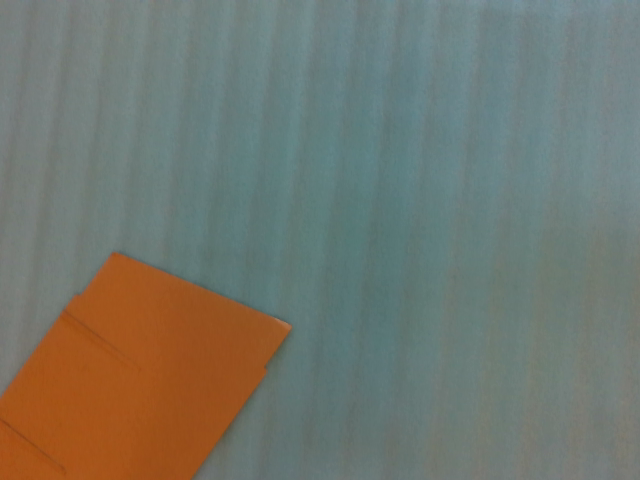
#> input picture test_images/photo_8.png, 640 x 480 px, found by its file name
$ python pipeline.py
#> lines starting #> are read from the running program, lines starting #| are printed output that depends on the picture; after the words box and inside, x2 and y2 are one past the last pixel; in counts of white or black regions, pixels touching at a corner belong together
#> in main, img is the input picture: shape (480, 640, 3); mean B, G, R 108.9, 118.6, 114.4
### lib/color_segmentation.py
"""
Segmentation of an image using HSV color space.
"""
import cv2
import numpy as np
from typing import Tuple, List

LOWER_BACKGROUND_COLOR = [20, 0, 0]
UPPER_BACKGROUND_COLOR = [120, 255, 255]

def get_mask(img: np.ndarray) -> np.ndarray:
    """
    Returns the mask of the image.
    """
    mask = cv2.inRange(cv2.cvtColor(img, cv2.COLOR_BGR2HSV), np.array(LOWER_BACKGROUND_COLOR), np.array(UPPER_BACKGROUND_COLOR))
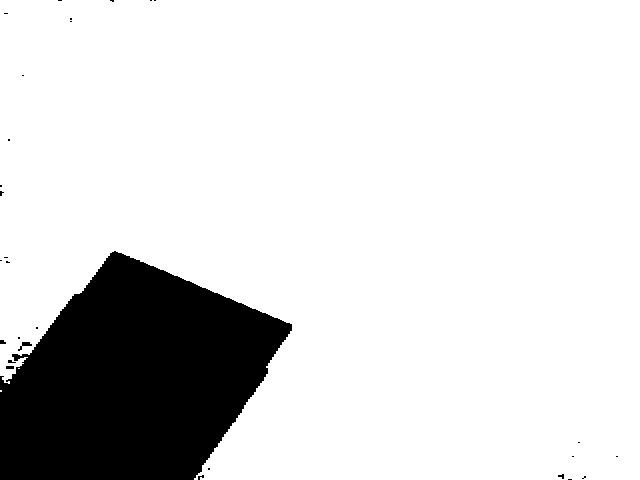
#> mask: shape (480, 640); 85.1% white; 29 black regions (25 under 20 px), largest, box (x1, y1, x2, y2) and area: (0, 251, 292, 480) 45462, (18, 342, 32, 351) 48, (6, 366, 14, 369) 24, (0, 340, 6, 344) 20
    mask = cv2.bitwise_not(mask)
    # remove noise from the picture
    num_labels, labels, stats, centroids = cv2.connectedComponentsWithStats(mask, connectivity=8)
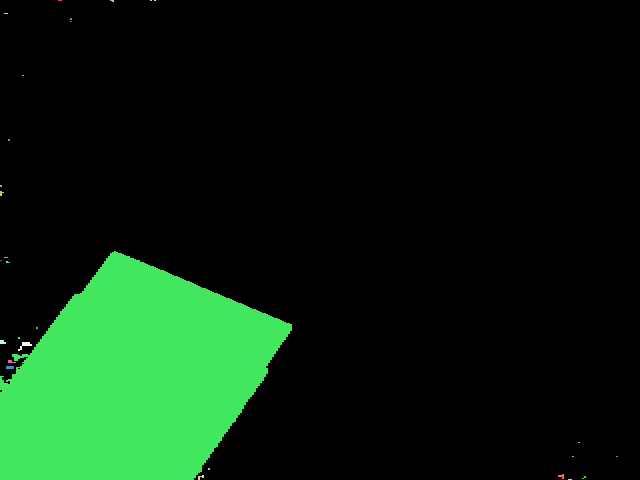
#> labels: shape (480, 640) int32; 30 distinct labels, from 0 to 29; one colour per label, 0 black
#> num_labels = 30; stats = 30 rows, first 6: [0, 0, 640, 480, 261510], [58, 0, 4, 1, 4], [110, 0, 4, 2, 6], [150, 0, 2, 1, 2], [154, 0, 2, 1, 2], [4, 13, 4, 1, 4]; centroids = 30 pairs, first value 0.5 to 616.5, second value 0 to 479
    sizes = stats[1:, -1]  # Get sizes of components, excluding the background
#> sizes = 29 values, max 45462 at index 11, min 2 at index 2, mean 1575.5
    min_size = 1000  # Minimum size of components to keep

    new_mask = np.zeros(mask.shape, dtype=np.uint8)

    for i in range(1, num_labels):
        if sizes[i - 1] >= min_size:
            new_mask[labels == i] = 255
#> new_mask: shape (480, 640); 14.8% white; 1 white region, box (x1, y1, x2, y2) and area: (0, 251, 292, 480) 45462

    mask = new_mask
    return mask

def segment_img(img: np.ndarray) -> np.ndarray:
    """
    Segments the image.
    """
    mask = get_mask(img)
    masked_img = cv2.bitwise_and(img, img, mask=mask)
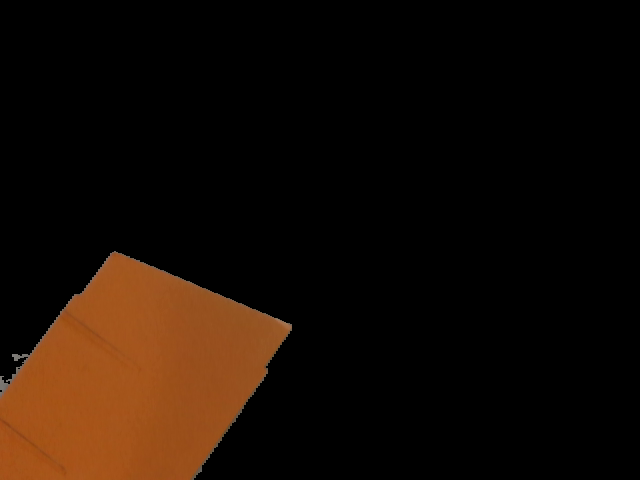
#> masked_img: shape (480, 640, 3); mean B, G, R 4.4, 12.3, 23.4
    return masked_img

### lib/edges.py
"""
Method for edge detection.

This module is made as a separate file to allow for future upgrades, for now, we implement the basic Canny edge detection.
"""
import cv2
import numpy as np
from typing import Tuple, List

def get_edges(image: np.ndarray) -> np.ndarray:
    """
    Get edges from an image using Canny edge detection.

    Args:
        image (numpy.ndarray): The input image.

    Returns:
        numpy.ndarray: The edges detected in the image.
    """
    # Convert to grayscale if the image is in color
    if len(image.shape) == 3:
        gray_image = cv2.cvtColor(image, cv2.COLOR_BGR2GRAY)
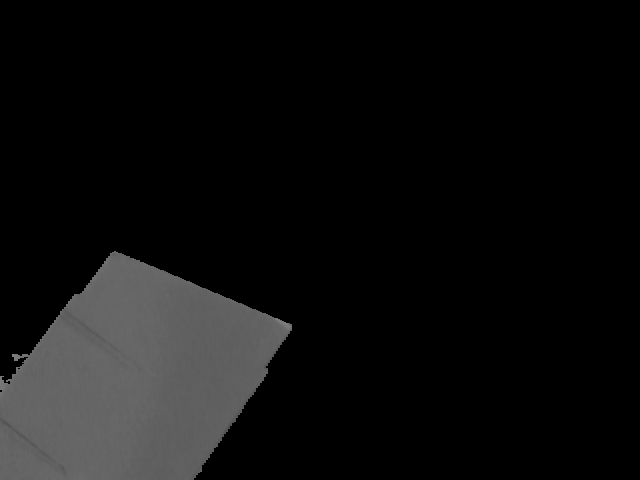
#> gray_image: shape (480, 640); min 0, max 130, mean 14.7
    else:
        gray_image = image

    # Apply Canny edge detection
    edges = cv2.Canny(gray_image, 10, 50)
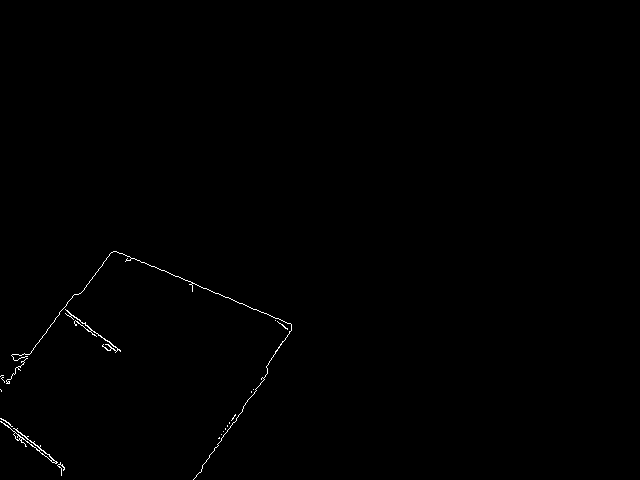
#> edges: shape (480, 640); 0.33% white in thin lines or dots, all inside (x1, y1, x2, y2) = (0, 251, 292, 480)

    return edges

### lib/utils.py
"""
Utility functions for camera calibration and image processing.
"""
import cv2
import numpy as np
import yaml
import os
from typing import Tuple

# save the camera matrix and distortion coefficients to a yaml file
# [11 lines left out: function save_camera_params, not called in this run]

# load the camera matrix and distortion coefficients from a yaml file
def load_camera_params(filename: str='camera_params.yaml') -> Tuple[np.ndarray, np.ndarray]:
    """
    Load camera parameters from a YAML file.
    Args:
        filename (str): Path to the YAML file.
    Returns:
        Tuple[np.ndarray, np.ndarray]: Camera matrix and distortion coefficients.
    """

#> (the run stopped early here; a loop or call above may not have finished)

$ run again, with test_images/photo_0.png copied over test_images/photo_8.png
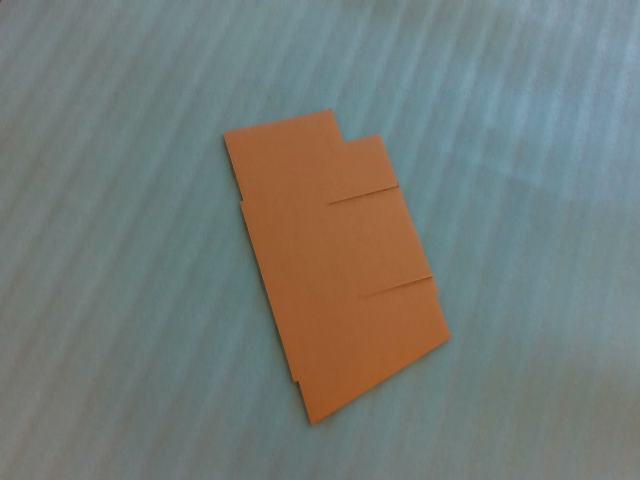
#> input picture test_images/photo_0.png, 640 x 480 px, found by its file name
#> in main, img is the input picture: shape (480, 640, 3); mean B, G, R 118.2, 123, 116.3
#> in get_mask, `mask = cv2.inRange(cv2.cvtColor(img, cv2.COLOR_BGR2HSV), np.array(LOWE..`:
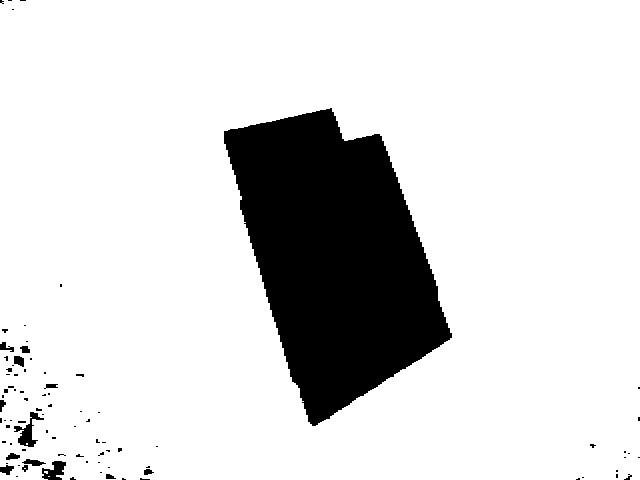
#> mask: shape (480, 640); 85.3% white; 87 black regions (72 under 20 px), largest, box (x1, y1, x2, y2) and area: (224, 108, 452, 426) 43496, (14, 412, 44, 447) 364, (42, 461, 66, 480) 280
#> labels: shape (480, 640) int32; 88 distinct labels, from 0 to 87
#> num_labels = 88; stats = 88 rows, first 6: [0, 0, 640, 480, 261900], [0, 0, 4, 4, 10], [8, 0, 4, 1, 4], [20, 0, 6, 1, 6], [12, 9, 2, 1, 2], [224, 108, 228, 318, 43496]; centroids = 88 pairs, first value 0.5 to 638.5, second value 0 to 478.8
#> sizes = 87 values, max 43496 at index 4, min 2 at index 3, mean 520.7
#> in get_edges, `edges = cv2.Canny(gray_image, 10, 50)`:
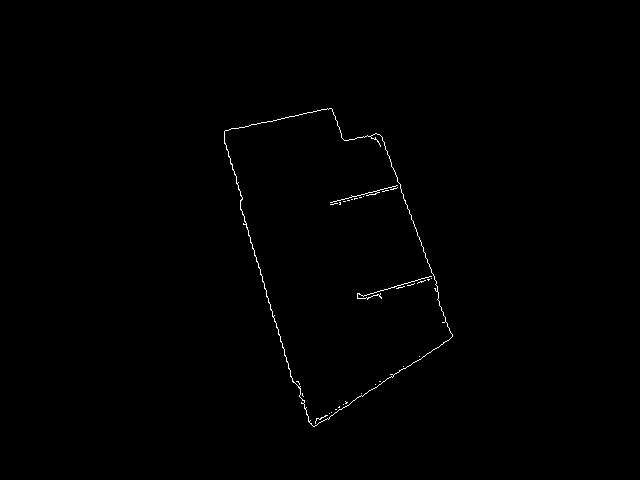
#> edges: shape (480, 640); 0.4% white in thin lines or dots, all inside (x1, y1, x2, y2) = (224, 108, 453, 427)

$ run again, with test_images/photo_1.png copied over test_images/photo_8.png
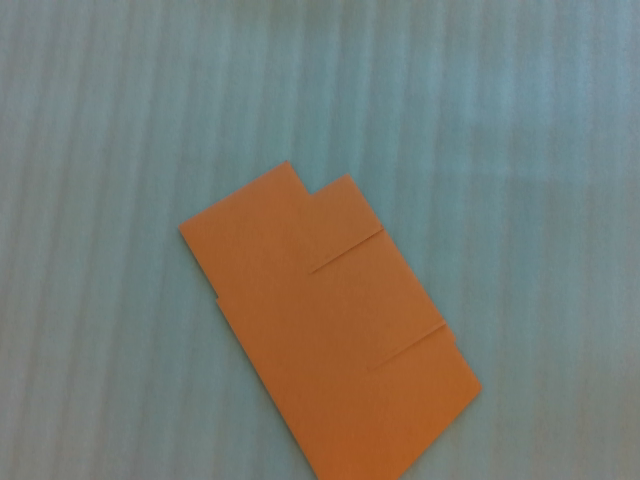
#> input picture test_images/photo_1.png, 640 x 480 px, found by its file name
#> in main, img is the input picture: shape (480, 640, 3); mean B, G, R 115.1, 123.1, 120.5
#> in get_mask, `mask = cv2.inRange(cv2.cvtColor(img, cv2.COLOR_BGR2HSV), np.array(LOWE..`:
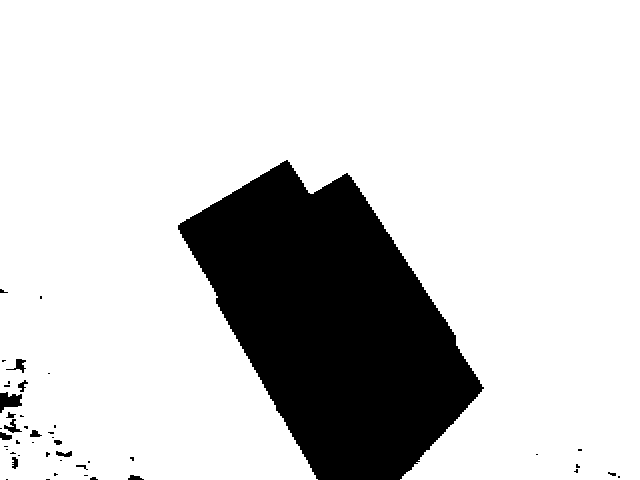
#> mask: shape (480, 640); 81.4% white; 46 black regions (32 under 20 px), largest, box (x1, y1, x2, y2) and area: (178, 160, 484, 480) 55928, (0, 392, 22, 413) 286, (6, 359, 26, 373) 102
#> labels: shape (480, 640) int32; 47 distinct labels, from 0 to 46
#> num_labels = 47; stats = 47 rows, first 6: [0, 0, 640, 480, 250106], [178, 160, 306, 320, 55928], [0, 289, 8, 4, 18], [40, 296, 2, 3, 6], [6, 359, 20, 14, 102], [2, 360, 4, 2, 6]; centroids = 47 pairs, first value 0.5 to 618.5, second value 219.9 to 479
#> sizes = 46 values, max 55928 at index 0, min 2 at index 5, mean 1241.2
#> in get_edges, `edges = cv2.Canny(gray_image, 10, 50)`:
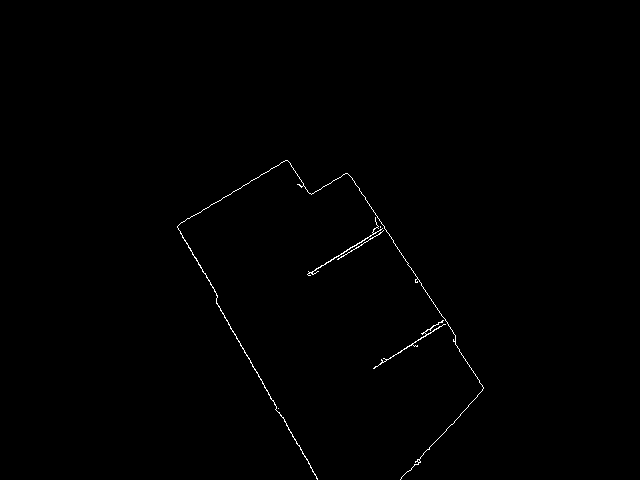
#> edges: shape (480, 640); 0.39% white in thin lines or dots, all inside (x1, y1, x2, y2) = (177, 160, 484, 480)

$ run again, with test_images/photo_10.png copied over test_images/photo_8.png
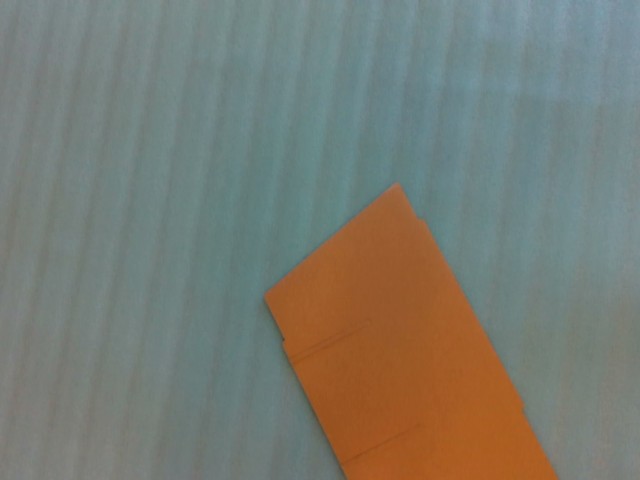
#> input picture test_images/photo_10.png, 640 x 480 px, found by its file name
#> in main, img is the input picture: shape (480, 640, 3); mean B, G, R 114.2, 123.5, 120.6
#> in get_mask, `mask = cv2.inRange(cv2.cvtColor(img, cv2.COLOR_BGR2HSV), np.array(LOWE..`:
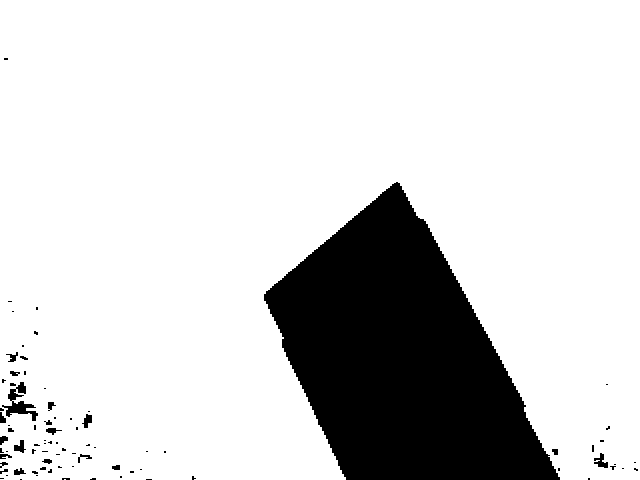
#> mask: shape (480, 640); 82.9% white; 82 black regions (60 under 20 px), largest, box (x1, y1, x2, y2) and area: (264, 182, 560, 480) 50688, (2, 382, 38, 421) 486, (594, 453, 608, 468) 106
#> labels: shape (480, 640) int32; 83 distinct labels, from 0 to 82
#> num_labels = 83; stats = 83 rows, first 6: [0, 0, 640, 480, 254746], [4, 58, 4, 2, 8], [264, 182, 296, 298, 50688], [8, 301, 4, 1, 4], [36, 307, 2, 3, 6], [12, 311, 2, 1, 2]; centroids = 83 pairs, first value 0.833 to 635.5, second value 58.5 to 479
#> sizes = 82 values, max 50688 at index 1, min 2 at index 4, mean 639.7
#> in get_edges, `edges = cv2.Canny(gray_image, 10, 50)`:
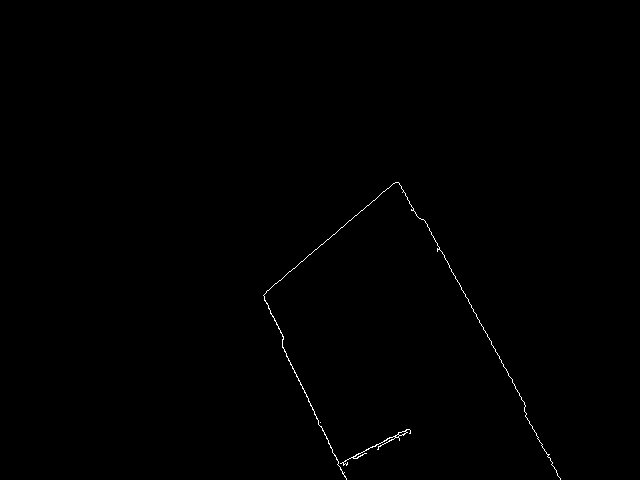
#> edges: shape (480, 640); 0.27% white in thin lines or dots, all inside (x1, y1, x2, y2) = (263, 182, 561, 480)
